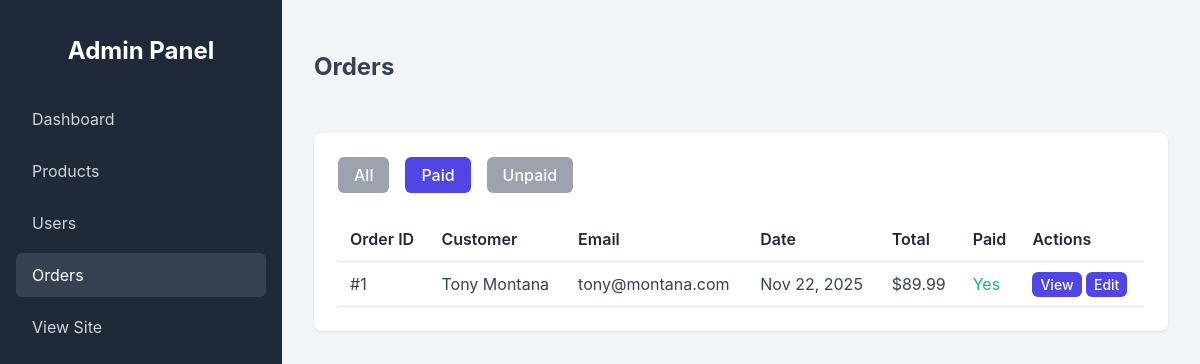
Screenshot of /custom-admin/orders/?paid=true (signed in) with the database file from the repository.
### orders/models.py (models this page shows, shortened)
class Order(models.Model):
    user = models.ForeignKey(User, on_delete=models.SET_NULL, null=True, blank=True, related_name='orders')
    first_name = models.CharField(max_length=50)
    last_name = models.CharField(max_length=50)
    email = models.EmailField()
    address = models.CharField(max_length=250)
    postal_code = models.CharField(max_length=20)
    city = models.CharField(max_length=100)
    created = models.DateTimeField(auto_now_add=True)
    updated = models.DateTimeField(auto_now=True)
    paid = models.BooleanField(default=False)
    class Meta:
        ordering = ['-created']
        indexes = [
            models.Index(fields=['-created']),
        ]
    def get_total_cost(self):
        return sum(item.get_cost() for item in self.items.all())

class OrderItem(models.Model):
    order = models.ForeignKey(Order,
                              related_name='items',
                              on_delete=models.CASCADE)
    product = models.ForeignKey(Product,
                                related_name='order_items',
                                on_delete=models.CASCADE)
    price = models.DecimalField(max_digits=10,
                                decimal_places=2)
    quantity = models.PositiveIntegerField(default=1)
    def get_cost(self):
        return self.price * self.quantity

### custom_admin/views.py (the view)
# urls.py: path('orders/', views.OrderListView.as_view(), name='order_list'),
@method_decorator(staff_member_required, name='dispatch')
class OrderListView(ListView):
    model = Order
    template_name = 'custom_admin/order/list.html'
    context_object_name = 'orders'
    paginate_by = 10
    def get_queryset(self):
        queryset = super().get_queryset()
        paid = self.request.GET.get('paid')
        if paid == 'true':
            queryset = queryset.filter(paid=True)
        elif paid == 'false':
            queryset = queryset.filter(paid=False)
        return queryset

### cart/context_processors.py (called while the page is built)
def cart(request):
    return {'cart': Cart(request)}

### custom_admin/templates/custom_admin/order/list.html (shortened to what this page needs)
{% extends "custom_admin/base.html" %}
{% block content %}
<div class="header">
    <h2>Orders</h2>
</div>
<div class="card">
    <div style="margin-bottom: 1.5rem; display: flex; gap: 1rem;">
        <a href="?paid=all" class="btn btn-primary"
            style="background-color: {% if not request.GET.paid or request.GET.paid == 'all' %}var(--primary-color){% else %}#9ca3af{% endif %};">All</a>
        <a href="?paid=true" class="btn btn-primary"
            style="background-color: {% if request.GET.paid == 'true' %}var(--primary-color){% else %}#9ca3af{% endif %};">Paid</a>
        <a href="?paid=false" class="btn btn-primary"
            style="background-color: {% if request.GET.paid == 'false' %}var(--primary-color){% else %}#9ca3af{% endif %};">Unpaid</a>
    </div>
    <table>
        <thead>
            <tr>
                <th>Order ID</th>
                <th>Customer</th>
                <th>Email</th>
                <th>Date</th>
                <th>Total</th>
                <th>Paid</th>
                <th>Actions</th>
            </tr>
        </thead>
        <tbody>
            {% for order in orders %}
            <tr>
                <td>#{{ order.id }}</td>
                <td>{{ order.first_name }} {{ order.last_name }}</td>
                <td>{{ order.email }}</td>
                <td>{{ order.created|date:"M d, Y" }}</td>
                <td>${{ order.get_total_cost }}</td>
                <td>
                    {% if order.paid %}
                    <span style="color: var(--success);">Yes</span>
                    {% else %}
                    <span style="color: var(--danger);">No</span>
                    {% endif %}
                </td>
                <td>
                    <a href="{% url 'custom_admin:order_detail' order.id %}" class="btn btn-primary"
                        style="padding: 0.25rem 0.5rem; font-size: 0.875rem;">View</a>
                    <a href="{% url 'custom_admin:order_edit' order.id %}" class="btn btn-primary"
                        style="padding: 0.25rem 0.5rem; font-size: 0.875rem;">Edit</a>
                </td>
            </tr>
            {% empty %}
            <tr>
                <td colspan="7" style="text-align: center;">No orders found.</td>
            </tr>
            {% endfor %}
        </tbody>
    </table>
</div>
{% endblock %}

### custom_admin/templates/custom_admin/base.html (style rules this page uses)
:root { --primary-color: #4f46e5; --secondary-color: #1f2937; --bg-color: #f3f4f6; --text-color: #374151; --white: #ffffff; --danger: #ef4444; --success: #10b981; }
body { font-family: -apple-system, BlinkMacSystemFont, "Segoe UI", Roboto, "Helvetica Neue", Arial, sans-serif; background-color: var(--bg-color); color: var(--text-color); margin: 0; display: flex; min-height: 100vh; }
.header { display: flex; justify-content: space-between; align-items: center; margin-bottom: 2rem; }
.btn { padding: 0.5rem 1rem; border-radius: 0.375rem; text-decoration: none; font-weight: 500; cursor: pointer; border: none; transition: opacity 0.2s; }
.btn-primary { background-color: var(--primary-color); color: var(--white); }
.card { background-color: var(--white); border-radius: 0.5rem; box-shadow: 0 1px 3px rgba(0, 0, 0, 0.1); padding: 1.5rem; margin-bottom: 1.5rem; }
table { width: 100%; border-collapse: collapse; }
th, td { padding: 0.75rem; text-align: left; border-bottom: 1px solid #e5e7eb; }
th { font-weight: 600; color: var(--secondary-color); }

### rows the page displays
Order: id "1", first_name "Tony", last_name "Montana", email "tony@montana.com", created "Nov 22, 2025", get_total_cost "89.99", paid "Yes"
